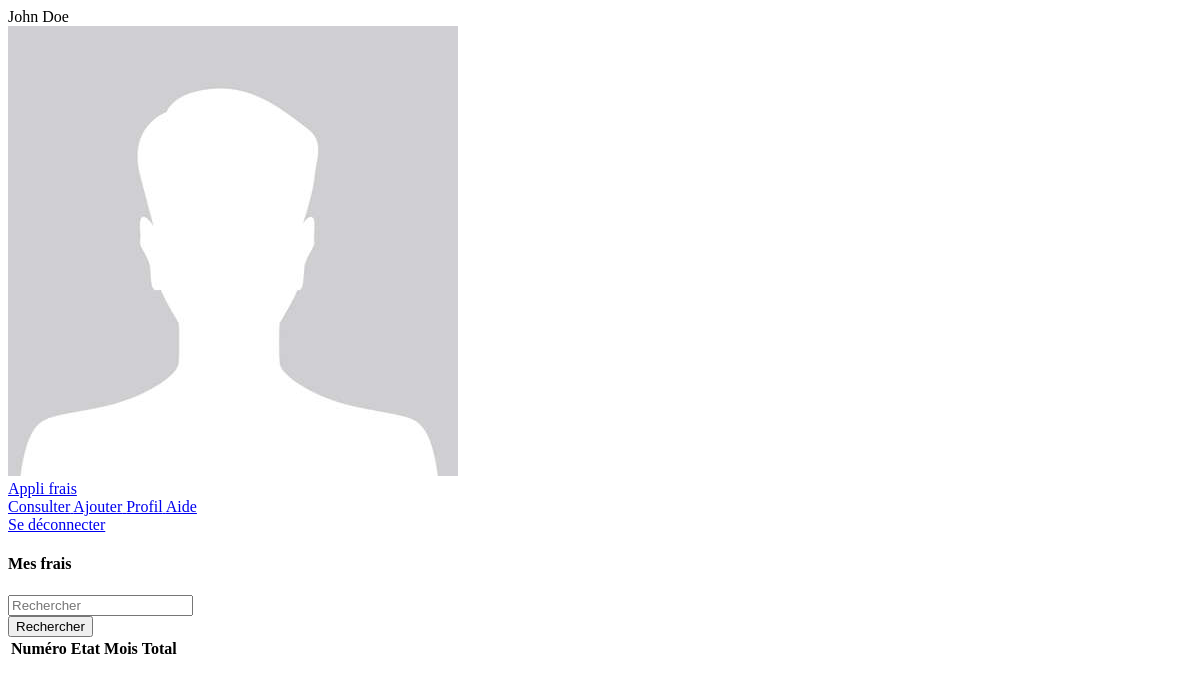
Before: /index.php?page=expense (signed in) with the older database file.
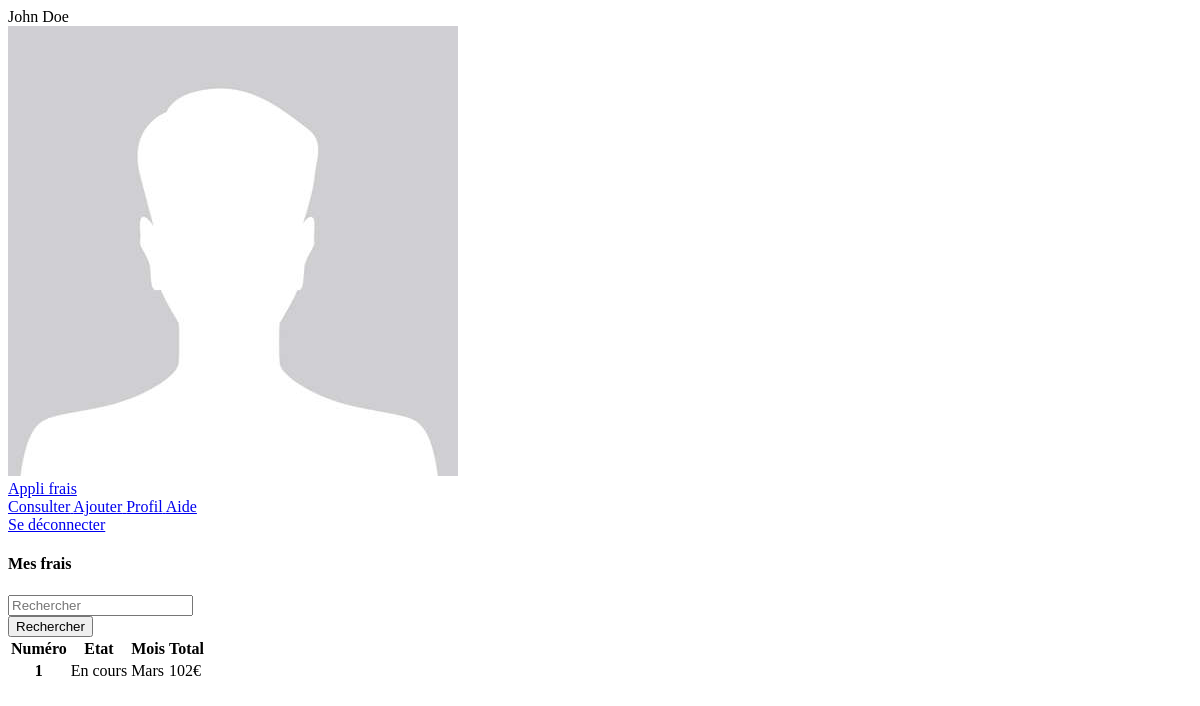
After: the same page with the newer database file.
### tables this page shows
CREATE TABLE `fichedefrais` (
  `id` int(11) NOT NULL,
  `mois` varchar(255) NOT NULL,
  `total` float NOT NULL,
  `date` date NOT NULL,
  `idUtilisateur` int(11) NOT NULL,
  `idEtat` int(11) NOT NULL
);

CREATE TABLE `etat` (
  `id` int(11) NOT NULL,
  `libelle` varchar(255) NOT NULL
);

### app/Controllers/Controller.php (called while the page is built, shortened)
<?php
class Controller
{
    public function render(string $path, array $data = []):self
    {
        extract($data);
        require 'views/'.$path;
        require 'views/default.php';
        return $this;
    }
}

### app/Controllers/ExpenseController.php (called while the page is built, shortened)
<?php
class ExpenseController extends Controller
{
    public function index():self
    {
        $expenseModel = new ExpenseModel();
        if($_SESSION['role'] == "visiteur"){
            $expenses = $expenseModel->getAllByUser($_SESSION['id']);
        }else{
            $expenses = $expenseModel->getAll();
        }
        $this->render('expense/index.php', [
            "expenses" => $expenses
        ]);
        return $this;
    }
}

### app/Models/ExpenseModel.php (called while the page is built, shortened)
<?php
class ExpenseModel {
    private $db;
    public function __construct() {
        $dbConnection = new \App\DbConnection();
        $this->db = $dbConnection->connect();
    }
    public function getAllByUser($userId)
    {
        $sql = "SELECT f.id, f.mois, f.total, f.date, e.libelle, u.nom, u.prenom  FROM fichedefrais AS f
            JOIN utilisateurs AS u ON f.idUtilisateur = u.id
            JOIN etat AS e ON f.idEtat = e.id
            WHERE idUtilisateur = :userId  ;";
        $req = $this->db->prepare($sql);
        $req->bindParam('userId', $userId);
        $req->execute();
        return $req->fetchAll($this->db::FETCH_ASSOC);
    }
}

### app/DbConnection.php (called while the page is built, shortened)
<?php
class DbConnection {
    private $host;
    private $dbname;
    private $username;
    private $password;
    private $charset;
    public function __construct() {
        $this->host = DB_HOST;
        $this->dbname = DB_NAME;
        $this->username = DB_USER;
        $this->password = DB_PASSWORD;
        $this->charset = 'utf8';
    }
    public function connect() {
        try {
            return new PDO("mysql:host=".$this->host.";dbname=".$this->dbname.";charset=".$this->charset, $this->username, $this->password);
        } catch (PDOException $e) {
            die('Erreur de connexion à la base de données : ' . $e->getMessage());
        }
    }
}

### app/Helpers.php (called while the page is built, shortened)
<?php
class Helpers
{
    public static function convertMonth(int $monthNumber): string
    {
        switch ($monthNumber) {
            case 3:
                $month = "Mars";
                break;
        }
        return $month;
    }
}

### views/expense/index.php (the view, shortened to what the changed rows need)
<div class="height-100">
    <div class="table-responsive-sm">
        <table class="table caption-top table-hover">
            <thead>
                <tr>
                    <th scope="col">Numéro</th>
                    <th scope="col">Etat</th>
                    <th scope="col">Mois</th>
                    <th scope="col">Total</th>
                    <th scope="col"></th>
                </tr>
            </thead>
            <tbody>
                <?php if($expenses){ ?>
                    <?php foreach($expenses as $e){ ?>
                        <tr>
                            <th scope="row"><?php echo($e['id']) ?></th>
                            <td><span class="badge bg-primary"><?php echo($e['libelle']) ?></span></td>
                            <td><?php echo(\App\Helpers::convertMonth($e['mois'])) ?></td>
                            <td><?php echo($e['total']."€") ?></td>
                            <td>
                            </td>
                        </tr>
                    <?php } ?>
                <?php } ?>
            </tbody>
        </table>
    </div>
</div>

Changed rows visible on the page:
added fichedefrais: id "1", idEtat.libelle "En cours", mois "Mars", total "102"
